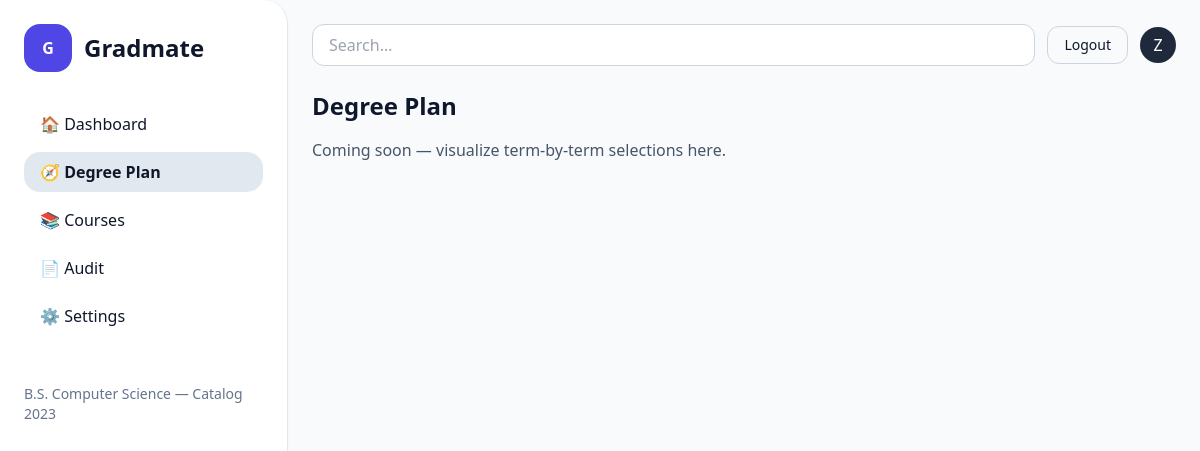
The app's page /degree-plan/ (signed in), older data.
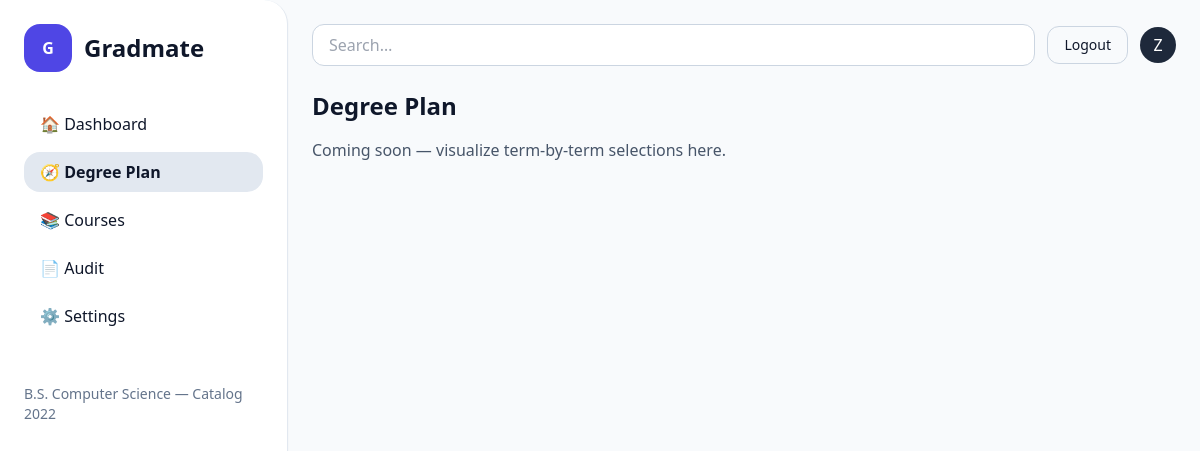
The same page, newer data.
### users/models.py (models this page shows, shortened)
class StudentProfile(models.Model):
    PROGRAM_CHOICES = [
        ("BS_CS", "B.S. Computer Science"),
        ("BS_IT", "B.S. Information Technology"),
        ("MS_CS", "M.S. Computer Science"),
        ("MBA", "MBA"),
    ]
    user = models.OneToOneField(
        settings.AUTH_USER_MODEL, on_delete=models.CASCADE, related_name="profile"
    )
    completed_codes = models.TextField(blank=True, default="")
    program = models.CharField(max_length=32, choices=PROGRAM_CHOICES)
    catalog_year = models.PositiveSmallIntegerField(
        validators=[MinValueValidator(2000), MaxValueValidator(2100)],
        help_text="e.g., 2024",
    )
    avg_credits_per_term = models.PositiveIntegerField(default=15)
    max_credits_next_term = models.PositiveIntegerField(default=15)

### users/views.py (the view)
# urls.py: path("degree-plan/", users_views.degree_plan, name="degree_plan"),
@profile_required
def degree_plan(request):
    return render(request, "degree_plan.html", {"profile": request.profile})

### users/views.py (called while the page is built)
def profile_required(viewfunc):
    @wraps(viewfunc)
    @login_required
    def _wrapped(request, *args, **kwargs):
        profile = StudentProfile.objects.filter(user=request.user).first()
        if not profile:
            messages.info(request, "Create your student profile to continue.")
            next_url = request.get_full_path()
            return redirect(f"{reverse('setup_profile')}?next={next_url}")
        request.profile = profile
        return viewfunc(request, *args, **kwargs)
    return _wrapped

### templates/degree_plan.html (shortened to what this page needs)
{% extends "base.html" %}
{% block content %}
  <h1 class="text-2xl font-semibold mb-4">Degree Plan</h1>
  <p class="text-slate-600">Coming soon — visualize term-by-term selections here.</p>
{% endblock %}

### templates/base.html (shortened to what this page needs)
{% load static %}
<!doctype html>
<html lang="en">
<head>
  <script src="https://cdn.tailwindcss.com"></script>
</head>
<body class="bg-slate-50 text-slate-900 min-h-screen">
  <div class="min-h-screen flex">
    <aside class="w-72 bg-white border-r border-slate-200 p-6 rounded-r-3xl shadow-sm">
      <div class="flex items-center gap-3 mb-8">
        <div class="h-12 w-12 rounded-2xl bg-indigo-600 text-white grid place-items-center font-bold select-none">G</div>
        <span class="text-2xl font-semibold select-none">Gradmate</span>
      </div>
      {% with current=request.resolver_match.url_name %}
      <nav aria-label="Main" class="space-y-2">
        <ul class="space-y-2">
          <li>
            <a href="{% url 'dashboard' %}"
               class="block px-4 py-2 rounded-2xl hover:bg-slate-100 {% if current == 'dashboard' %}bg-slate-200 font-semibold{% endif %}">
               🏠 <span>Dashboard</span>
            </a>
          </li>
          <li>
            <a href="{% url 'degree_plan' %}"
               class="block px-4 py-2 rounded-2xl hover:bg-slate-100 {% if current == 'degree_plan' %}bg-slate-200 font-semibold{% endif %}">
               🧭 <span>Degree Plan</span>
            </a>
          </li>
          <li>
            <a href="{% url 'courses' %}"
               class="block px-4 py-2 rounded-2xl hover:bg-slate-100 {% if current == 'courses' %}bg-slate-200 font-semibold{% endif %}">
               📚 <span>Courses</span>
            </a>
          </li>
          <li>
            <a href="{% url 'audit' %}"
               class="block px-4 py-2 rounded-2xl hover:bg-slate-100 {% if current == 'audit' %}bg-slate-200 font-semibold{% endif %}">
               📄 <span>Audit</span>
            </a>
          </li>
          <li>
            <a href="{% url 'settings' %}"
               class="block px-4 py-2 rounded-2xl hover:bg-slate-100 {% if current == 'settings' %}bg-slate-200 font-semibold{% endif %}">
               ⚙️ <span>Settings</span>
            </a>
          </li>
        </ul>
      </nav>
      {% endwith %}
      <div class="mt-12 text-sm text-slate-500 select-none">
        {% if profile %}{{ profile.get_program_display }} — Catalog {{ profile.catalog_year }}{% endif %}
      </div>
    </aside>
    <main class="flex-1 p-6 relative z-10">
      <div class="flex items-center gap-3 mb-6">
        <form action="{% url 'courses' %}" method="get" role="search" class="flex-1">
          <input
            id="global-search"
            name="q"
            type="search"
            placeholder="Search…"
            value="{{ request.GET.q|default:'' }}"
            class="w-full rounded-xl border border-slate-300 px-4 py-2 outline-none focus:ring-2 focus:ring-indigo-500"
            autocomplete="off"
            autofocus
          >
        </form>
        <form action="{% url 'logout' %}" method="post" class="inline">
          <button type="submit" class="inline-flex items-center rounded-xl border border-slate-300 px-4 py-2 text-sm hover:bg-slate-100">
            Logout
          </button>
        </form>
        <a href="{% url 'settings' %}" title="Settings"
           class="h-9 w-9 rounded-full bg-slate-800 text-white grid place-items-center">
          {{ request.user.get_full_name|default:request.user.username|slice:":1"|upper }}
        </a>
      </div>
      {% block content %}{% endblock %}
    </main>
  </div>
</body>
</html>

Row changes from the older to the newer data that the page shows:
changed StudentProfile "B.S. Computer Science": catalog_year "2023" → "2022"
